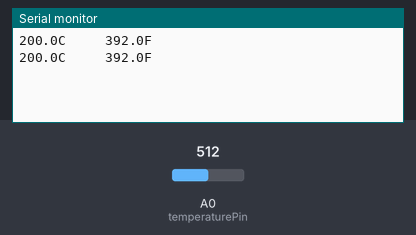
Bench run of a sketch on a simulated Arduino Uno, built with avr-gcc and run on an emulated ATmega328P. Parts: the last lines printed to the serial monitor. The inputs (shaded band) are chosen by the test bench; at power-on: A0 (temperaturePin) = 512.

Above: at 1.8 s.
1.9 s: A0 (temperaturePin) set to 716
At 2.8 s:
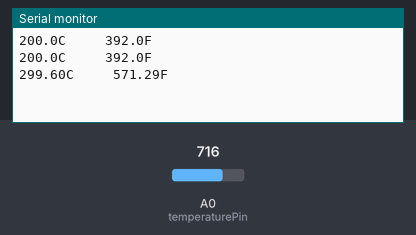
3.4 s: A0 (temperaturePin) set to 900
At 4.7 s:
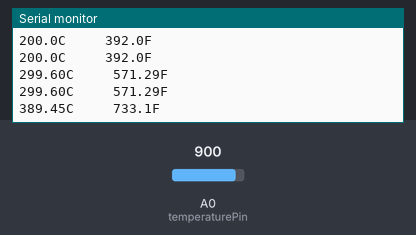
Timing chart, 0 to 6.4 s (numbered marks = the images above; inputs shaded):
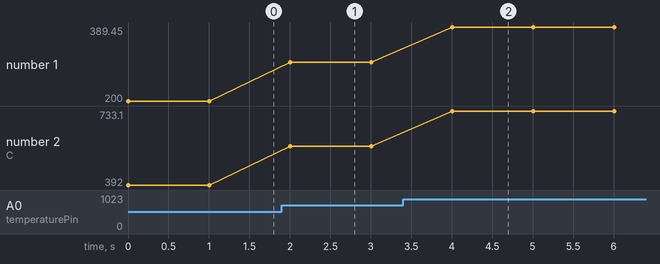

Measured:
- after the input at 1.9 s, the serial monitor: prints a new line after 0.10 s (image 1)
- after the input at 3.4 s, the serial monitor: prints a new line after 0.61 s (image 2)
- plotted number 1: 200 → 299.6 after the input at 1.9 s, 299.6 → 389.45 after the input at 3.4 s
- plotted number 2: 392 → 571.29 after the input at 1.9 s, 571.29 → 733.1 after the input at 3.4 s

The sketch:

temp_sensor.ino
```cpp
int temperaturePin = A0;

// value of each milivolt increment (5 / 1024)
float mvInc = .004882814;

void setup() {
  Serial.begin(9600);
}

void loop() {
  float temperature = getVoltage(temperaturePin);
  float tempF;
  temperature = (temperature - .5) * 100;
  tempF = temperature * 1.8 + 32;
  Serial.println(
    convertFloat(temperature) + "C     " +
    convertFloat(tempF) + "F");

 // Serial.println(temperature);

  delay(1000);
}

float getVoltage(int pin) {
  return analogRead(pin) * mvInc;
}

String convertFloat(float f) {
  int SF = 100;
  int integer = (int) f;
  int fractionPart = (f - integer)* SF;
  String fraction = "X";// String(f * SF - integer * SF);

  return String(integer) + "." + String(fractionPart);
}
```
